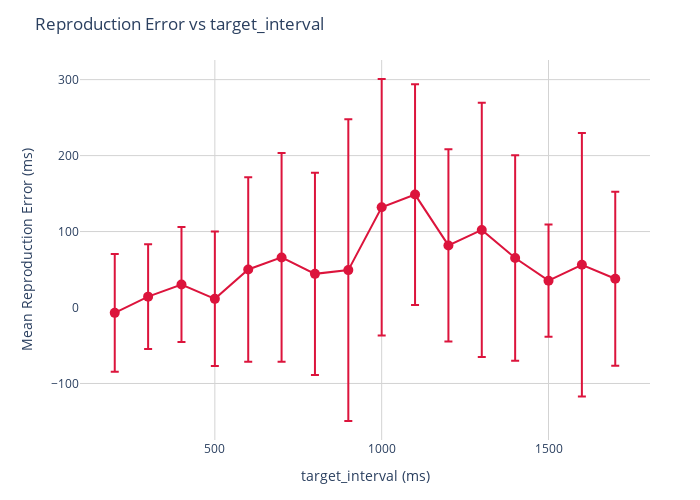

This figure's notebook cell:
### Markdown cell above
# Error vs Target Interval

### Code cell
# Compute mean ± std of error per Target Interval
error_summary = go_df.groupby('target_interval')['reproduction_error'].agg(['mean', 'std', 'count']).reset_index()

error_trace = go.Scatter(
    x=error_summary['target_interval'],
    y=error_summary['mean'],
    error_y=dict(
        type='data',
        array=error_summary['std'],
        visible=True
    ),
    mode='markers+lines',
    marker=dict(size=10, color='crimson'),
    line=dict(width=2),
    name='Mean Error ± STD'
)

layout2 = go.Layout(
    title='Reproduction Error vs target_interval',
    xaxis=dict(title='target_interval (ms)'),
    yaxis=dict(title='Mean Reproduction Error (ms)'),
    width=700,
    height=500,
    margin=dict(l=80, r=50, t=60, b=60),
    plot_bgcolor='white'
)

fig2 = go.Figure(data=[error_trace], layout=layout2)
fig2.update_xaxes(showgrid=True, gridcolor='lightgray')
fig2.update_yaxes(showgrid=True, gridcolor='lightgray')

fig2.show()

### Figure 1 — Plotly figure (JSON) as saved in the notebook; plotly's stock layout.template omitted (floating-point values rounded to 4 significant figures)
{"data": [{"error_y": {"array": [77.56, 69.06, 75.65, 88.54, 121.4, 137.4, 133.2, 198.6, 168.9, 145.2, 126.5, 167.4, 135.2, 73.85, 173.5, 114.5], "type": "data", "visible": true}, "line": {"width": 2}, "marker": {"color": "crimson", "size": 10}, "mode": "markers+lines", "name": "Mean Error ± STD", "type": "scatter", "x": [200, 300, 400, 500, 600, 700, 800, 900, 1000, 1100, 1200, 1300, 1400, 1500, 1600, 1700], "y": [-7, 14.33, 30.2, 11.43, 50.13, 65.96, 44.33, 49.25, 132.0, 148.7, 81.75, 102.2, 65.15, 35.31, 56.27, 37.92]}], "layout": {"height": 500, "margin": {"b": 60, "l": 80, "r": 50, "t": 60}, "plot_bgcolor": "white", "title": {"text": "Reproduction Error vs target_interval"}, "width": 700, "xaxis": {"gridcolor": "lightgray", "showgrid": true, "title": {"text": "target_interval (ms)"}}, "yaxis": {"gridcolor": "lightgray", "showgrid": true, "title": {"text": "Mean Reproduction Error (ms)"}}}}
